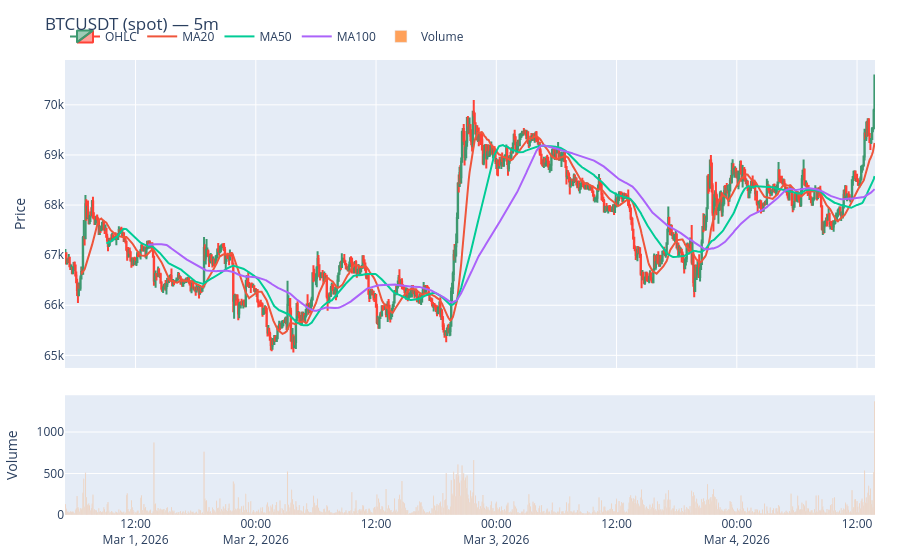

Here is the notebook cell this chart was saved with:
### Code cell
symbol = "BTCUSDT"
interval = "5m"
start = "2026-03-01"
end = None              # fetch till latest
market = "spot"

df = fetch_binance_klines(symbol, interval, start, end=end, market=market, verbose=True)
plot_interactive(
    df,
    symbol=symbol,
    interval=interval,
    market=market,
    ma_windows=[20, 50, 100],
    show_last=""       # only display last 2 hours
)

### Figure 1 — Plotly figure (JSON) as saved in the notebook; plotly's stock layout.template omitted (floating-point values rounded to 4 significant figures; data arrays with more than 128 entries replaced by an {"elided": "..."} marker saying what was removed)
{"data": [{"close": {"elided": "970 float values"}, "customdata": {"elided": "970x3 float values"}, "high": {"elided": "970 float values"}, "hovertemplate": "<b>%{x}</b><br>Open: %{open}<br>High: %{high}<br>Low: %{low}<br>Close: %{close}<br>Volume: %{customdata[0]:,.4f}<br>Quote Vol: %{customdata[1]:,.2f}<br>Trades: %{customdata[2]:,.0f}<br><extra></extra>", "low": {"elided": "970 float values"}, "name": "OHLC", "open": {"elided": "970 float values"}, "type": "candlestick", "x": {"elided": "970 str values"}, "xaxis": "x", "yaxis": "y"}, {"hovertemplate": "<b>%{x}</b><br>MA20: %{y:.2f}<extra></extra>", "mode": "lines", "name": "MA20", "type": "scatter", "x": {"elided": "970 str values"}, "xaxis": "x", "y": {"elided": "970 float values"}, "yaxis": "y"}, {"hovertemplate": "<b>%{x}</b><br>MA50: %{y:.2f}<extra></extra>", "mode": "lines", "name": "MA50", "type": "scatter", "x": {"elided": "970 str values"}, "xaxis": "x", "y": {"elided": "970 float values"}, "yaxis": "y"}, {"hovertemplate": "<b>%{x}</b><br>MA100: %{y:.2f}<extra></extra>", "mode": "lines", "name": "MA100", "type": "scatter", "x": {"elided": "970 str values"}, "xaxis": "x", "y": {"elided": "970 float values"}, "yaxis": "y"}, {"hovertemplate": "<b>%{x}</b><br>Volume: %{y:,.4f}<extra></extra>", "name": "Volume", "type": "bar", "x": {"elided": "970 str values"}, "xaxis": "x2", "y": {"elided": "970 float values"}, "yaxis": "y2"}], "layout": {"hovermode": "x unified", "legend": {"orientation": "h", "x": 0, "xanchor": "left", "y": 1.02, "yanchor": "bottom"}, "margin": {"b": 40, "l": 40, "r": 25, "t": 60}, "title": {"text": "BTCUSDT (spot) — 5m"}, "xaxis": {"anchor": "y", "domain": [0, 1], "matches": "x2", "rangeslider": {"visible": false}, "showticklabels": false}, "xaxis2": {"anchor": "y2", "domain": [0, 1]}, "yaxis": {"anchor": "x", "domain": [0.3232, 1], "title": {"text": "Price"}}, "yaxis2": {"anchor": "x2", "domain": [0, 0.2632], "title": {"text": "Volume"}}}}
